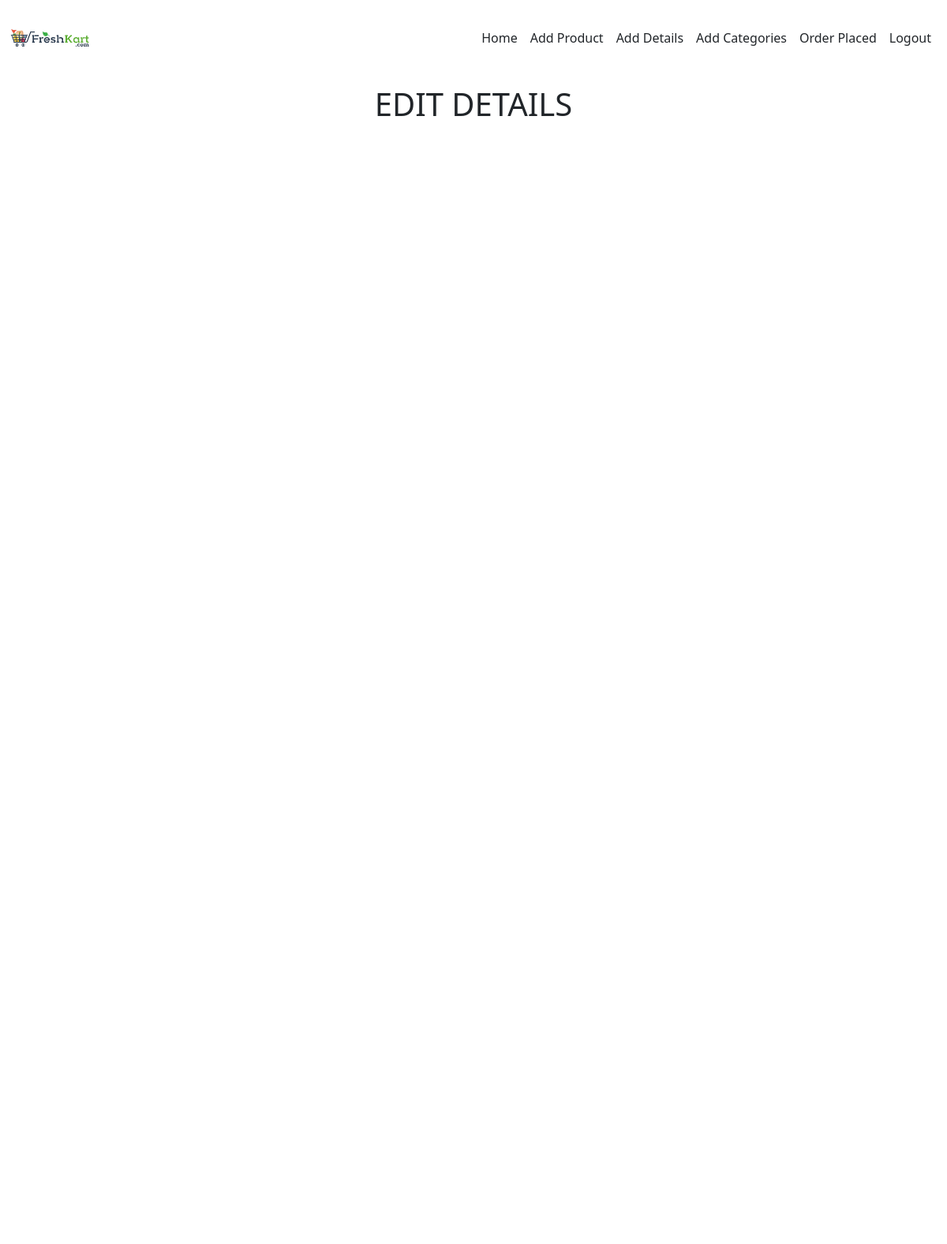
The page /editdetails/5 on the database as committed earlier.
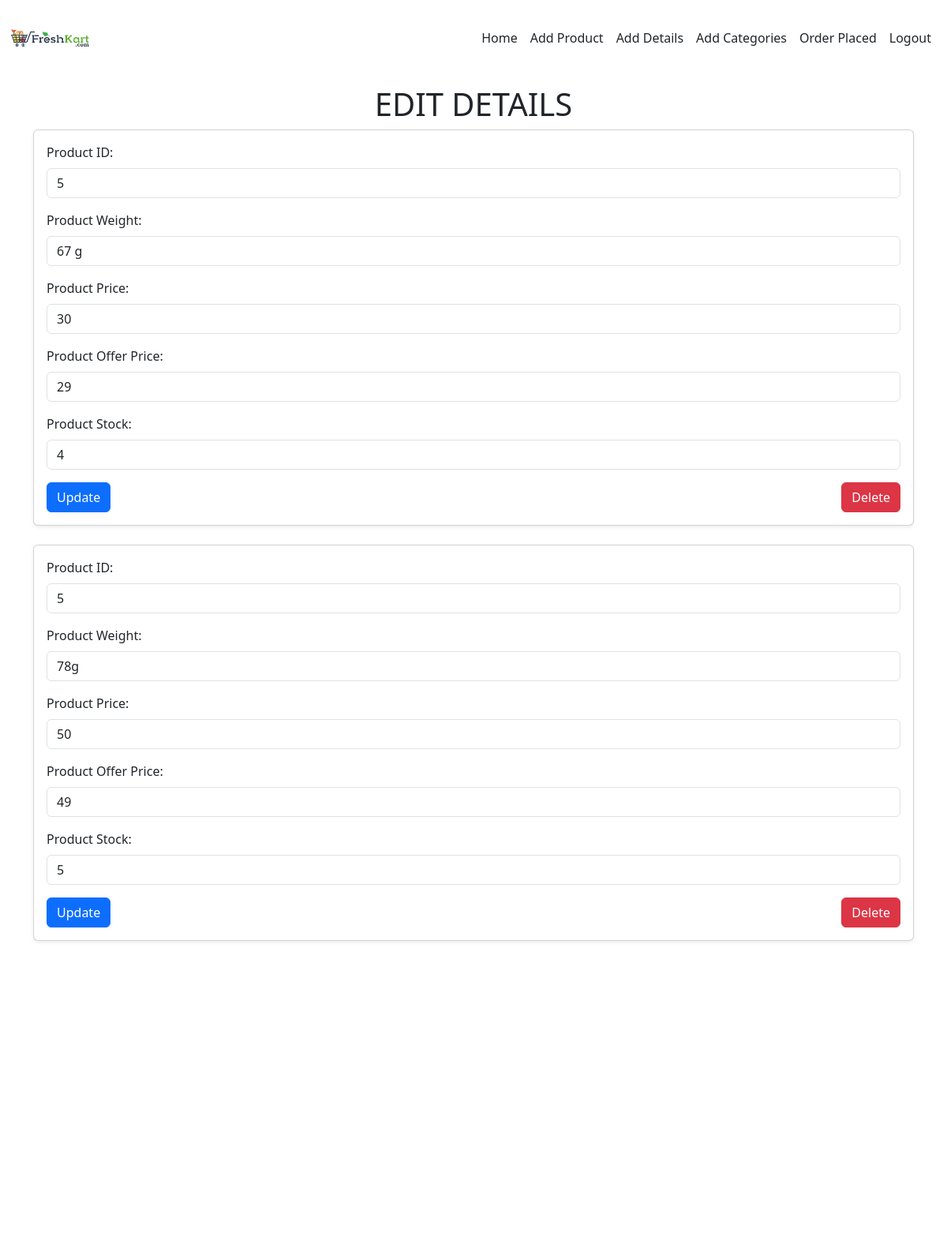
The same page on the database as committed later.
### store/models.py (models this page shows, shortened)
class Details(models.Model):
    product=models.ForeignKey(Product,on_delete=models.CASCADE)
    weight=models.TextField()
    price=models.IntegerField()
    off_price=models.IntegerField()
    stock=models.IntegerField()
    discount = models.DecimalField(max_digits=5, decimal_places=2, default=0.00)

### store/views.py (the view)
# urls.py: path('editdetails/<pid>',views.editdetails),
def editdetails(req,pid):
    if req.method == 'POST':
        details=req.POST['d_id']
        product=req.POST['p_id']
        weight=req.POST['p_weight']
        price=req.POST['p_price']
        offprice=req.POST['of_price']
        stock=req.POST['p_stock']
        Details.objects.filter(pk=details).update(product=Product.objects.get(pk=product),weight=weight,price=price,off_price=offprice,stock=stock)
        return redirect(shop_home)
    else:
        data=Details.objects.filter(product=pid)
        data1=Product.objects.get(pk=pid)
        return render(req,'shop/editdetails.html',{'data':data,'data1':data1})

### template/shop/editdetails.html (shortened to what this page needs)
<!DOCTYPE html>
<html lang="en">
<head>
    {% load static %}
    <link rel="stylesheet" href="{% static 'css/shop.css' %}">
    <link href="https://cdn.jsdelivr.net/npm/bootstrap@5.3.3/dist/css/bootstrap.min.css" rel="stylesheet">
    <link rel="stylesheet" href="https://cdnjs.cloudflare.com/ajax/libs/font-awesome/6.7.2/css/all.min.css" />
</head>
<body style="background-image: url(static/img/grogo.jpeg); margin-bottom: 800vh;">
    <nav class="  navbar navbar-expand-sm bg-white navbar-white fixed-top ">
        <div class="container-fluid">
            <a href="shop_home"><img src="{% static 'images/logo.jpg' %}" alt="Logo" class="img-fluid" style="height: 80px; width: auto;"></a>
          <div class="collapse navbar-collapse justify-content-end " id="collapsibleNavbar">
            <ul class="navbar-nav">
              <li class="nav-item">
                <a class="nav-link  active text-dark" href="../">Home</a>
              </li>
              <li class="nav-item ">
                <a class="nav-link text-dark " href="addproduct">Add Product</a>
              </li>
              <li class="nav-item  ">
                <a class="nav-link text-dark" href="details">Add Details</a>
              </li>
              <li class="nav-item  ">
                <a class="nav-link text-dark" href="categoryyy">Add Categories</a>
              </li>
              <li class="nav-item  ">
                <a class="nav-link text-dark" href="bookings">Order Placed</a>
              </li>
              <li class="nav-item  ">
                <a class="nav-link text-dark" href="logout">Logout</a>
              </li>
            </ul>
          </div>
        </div>
    </nav>
    <div class="container mt-5" style="border-top-width: 44px;border-top-style: solid;">
        <h1><center>EDIT DETAILS</center></h1>
        {% for i in data %}
        <form action="" method="post">
            <div class="card shadow-sm mb-4">
                <div class="card-body">
                    <div class="mb-3">
                        <label for="p_id" class="form-label">Product ID:</label>
                        <input type="number" id="p_id" name="p_id" class="form-control" value="{{i.product_id}}" readonly>
                    </div>
                    <div class="mb-3">
                        <label for="p_weight" class="form-label">Product Weight:</label>
                        <input type="text" id="p_weight" name="p_weight" class="form-control" required value="{{i.weight}}">
                    </div>
                    <div class="mb-3">
                        <label for="p_price" class="form-label">Product Price:</label>
                        <input type="number" id="p_price" name="p_price" class="form-control" required value="{{i.price}}">
                    </div>
                    <div class="mb-3">
                        <label for="of_price" class="form-label">Product Offer Price:</label>
                        <input type="number" id="of_price" name="of_price" class="form-control" required value="{{i.off_price}}">
                    </div>
                    <div class="mb-3">
                        <label for="p_stock" class="form-label">Product Stock:</label>
                        <input type="number" id="p_stock" name="p_stock" class="form-control" required value="{{i.stock}}">
                    </div>
                    <div class="d-flex justify-content-between">
                        <button type="submit" class="btn btn-primary">Update</button>
                        <a href="../delete_details/{{i.pk}}" class="btn btn-danger">Delete</a>
                    </div>
                </div>
            </div>
        </form>
        {% endfor %}
    </div>
</body>
</html>

Rows that differ between the two databases and show on the page:
added Details: p_id "5", p_weight "67 g", p_price "30", of_price "29", p_stock "4"
added Details: p_id "5", p_weight "78g", p_price "50", of_price "49", p_stock "5"
